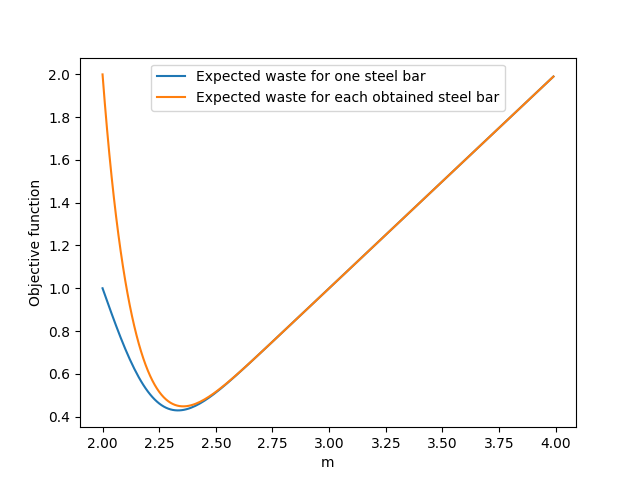

Recreate this plot in Python.
import numpy as np
import matplotlib.pyplot as plt
from scipy.optimize import minimize_scalar
from scipy.stats import norm


def objective_function1(m, l, sigma):
    """
    Return the expected waste for one steel bar.

    Parameters
    ----------
    m : float
        The mean length of the steel bars.
    l : float
        The target length of the steel bars.
    sigma : float
        The standard deviation of the steel bar lengths.

    Returns
    -------
    float
        The expected waste for one steel bar.
    """
    return m - l * (1 - norm.cdf((l - m) / sigma))


def objective_function2(m, l, sigma):
    """
    Return the expected waste for each obtained steel bar.

    Parameters
    ----------
    m : float
        The mean length of the steel bars.
    l : float
        The target length of the steel bars.
    sigma : float
        The standard deviation of the steel bar lengths.

    Returns
    -------
    float
        The expected waste for each obtained steel bar.
    """
    return m / (1 - norm.cdf((l - m) / sigma)) - l


def main():
    """
    Optimize the objective functions and plot the results.
    """
    l = 2.0
    sigma = 0.2

    # Optimize the function objective_function1 in the range [0, 4]
    res1 = minimize_scalar(objective_function1, args=(l, sigma), bounds=(0, 4))
    x1 = res1.x
    fval1 = res1.fun

    # Optimize the function objective_function2 in the range [0, 4]
    res2 = minimize_scalar(objective_function2, args=(l, sigma), bounds=(0, 4))
    x2 = res2.x
    fval2 = res2.fun

    print("First Optimization 1:")
    print("x1:", x1)
    print("fval1:", fval1)
    print()
    print("Second Optimization 2:")
    print("x2:", x2)
    print("fval2:", fval2)

    xrange = np.arange(2, 4, 0.01)
    y1 = objective_function1(xrange, l, sigma)
    y2 = objective_function2(xrange, l, sigma)

    plt.plot(xrange, y1, label="Expected waste for one steel bar")
    plt.plot(xrange, y2, label="Expected waste for each obtained steel bar")
    plt.legend()
    plt.xlabel("m")
    plt.ylabel("Objective function")
    plt.show()


if __name__ == "__main__":
    main()
